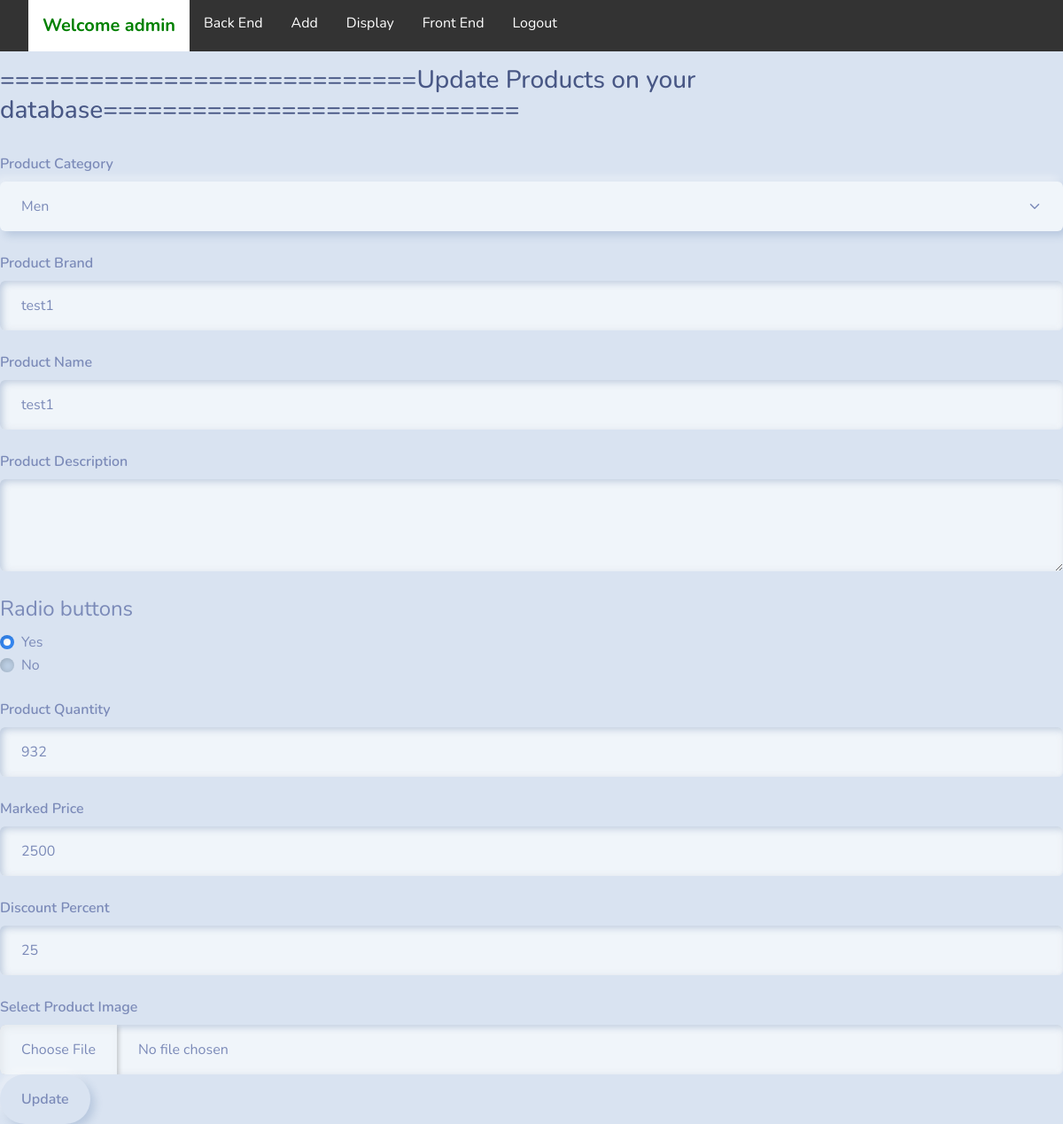
/admin/update_product.php?token=52 (signed in), run on an earlier commit of the app's database.
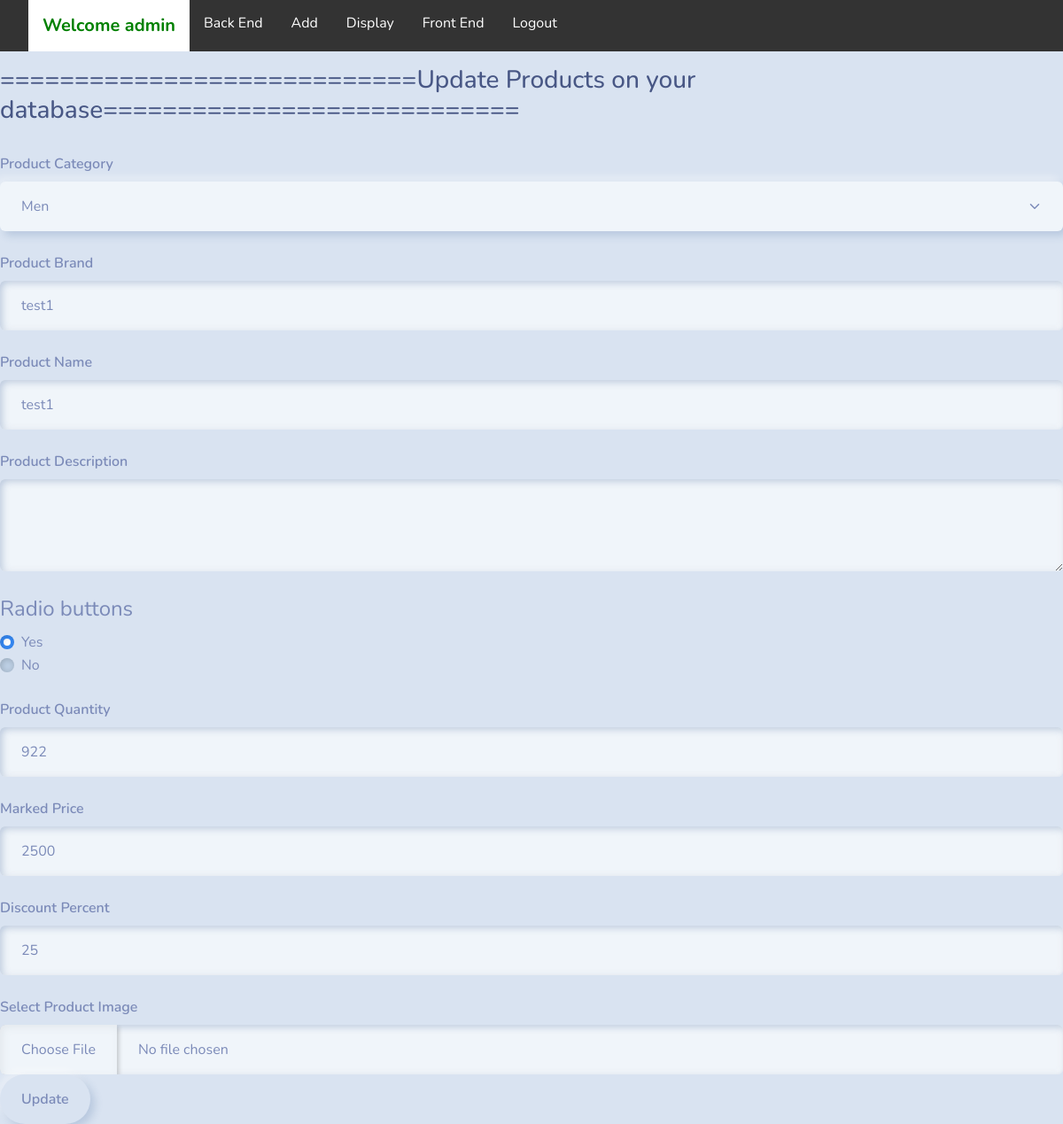
And on a later commit of the database.
### tables this page shows
CREATE TABLE `products` (
  `id` int(255) NOT NULL,
  `product_category` varchar(255) NOT NULL,
  `product_brand` varchar(255) NOT NULL,
  `product_name` varchar(255) NOT NULL,
  `product_description` varchar(255) NOT NULL,
  `product_featured` varchar(255) NOT NULL,
  `product_quantity` varchar(255) NOT NULL,
  `marked_price` varchar(255) NOT NULL,
  `discount_percent` varchar(255) NOT NULL,
  `file_path` varchar(255) NOT NULL,
  `created_date` timestamp(6) NOT NULL DEFAULT current_timestamp(6) ON UPDATE current_timestamp(6)
);

### admin/update_product.php (the view, shortened to what this page needs)
<?php
include("../helper/connect.php");
include("admin_header.php");
?>
<!DOCTYPE html>
<html lang="en">
<head>
   <link rel="stylesheet" href="https://bootswatch.com/5/morph/bootstrap.min.css">
</head>
<body>
 <?php
      if($conn->connect_error){
         die("Connection aborted");
      }else{
         $id = $_GET['token'];
         if(isset($_GET['token'])){
            $sql1 = "SELECT * FROM products WHERE id=$id";
            $result = $conn->query($sql1);
            $result = $result->fetch_assoc();
         }
   }
   ?>
   <h3>============================Update Products on your database============================</h3>
   <form action="<?php htmlspecialchars($_SERVER['PHP_SELF']);?>" enctype="multipart/form-data" method="POST" class="form-container">
   <fieldset>
    <div class="form-group">
      <label for="exampleSelect1" class="form-label mt-4">Product Category</label>
      <select class="form-select" name="product_category" id="category">
        <option value="men" name="men">Men</option>
      </select>
    </div>
    <div class="form-group">
      <label for="brand" class="form-label mt-4">Product Brand</label>
      <input type="text" class="form-control"  name="product_brand" value="<?php echo $result['product_brand'] ?>">
    </div>
    <div class="form-group">
      <label for="name" class="form-label mt-4">Product Name</label>
      <input type="text" class="form-control"  name="product_name" value="<?php echo $result['product_name'] ?>">
    </div>
    <div class="form-group">
      <label for="description" class="form-label mt-4">Product Description</label>
      <textarea class="form-control" name="product_description" value="<?php echo $result['product_description'] ?>" rows="3"></textarea>
    </div>
    <fieldset class="form-group">
      <legend class="mt-4">Radio buttons</legend>
      <div class="form-check">
         <label class="form-check-label">
         <input type="radio" class="form-check-input" name="product_featured" value="Yes" checked="">Yes
         </label>
      </div>
      <div class="form-check">
        <label class="form-check-label">
         <input type="radio" class="form-check-input" name="product_featured" value="No">No
         </label>
      </div>
    </fieldset>
        <div class="form-group">
      <label for="quantity" class="form-label mt-4">Product Quantity</label>
      <input type="number" class="form-control" name="product_quantity" value="<?php echo $result['product_quantity'] ?>">
    </div>
        <div class="form-group">
      <label for="mp" class="form-label mt-4">Marked Price</label>
      <input type="number" class="form-control"  name="marked_price" value="<?php echo $result['marked_price'] ?>">
    </div>
        <div class="form-group">
      <label for="discount" class="form-label mt-4">Discount Percent</label>
      <input type="number" class="form-control"  name="discount_percent" value="<?php echo $result['discount_percent'] ?>">
    </div>
    <div class="form-group">
      <label for="formFile" class="form-label mt-4">Select Product Image</label>
      <input class="form-control" type="file" name="fileToUpload" id="fileToUpload" value="<?php echo $result['file_path'] ?>">
    </div>
    <button type="submit" class="btn btn-primary" name="upload">Update</button>
  </fieldset>
   </form>
</body>
</html>

What changed in the data, as far as the page shows it:
changed products "test1": product_quantity "932" → "922"
